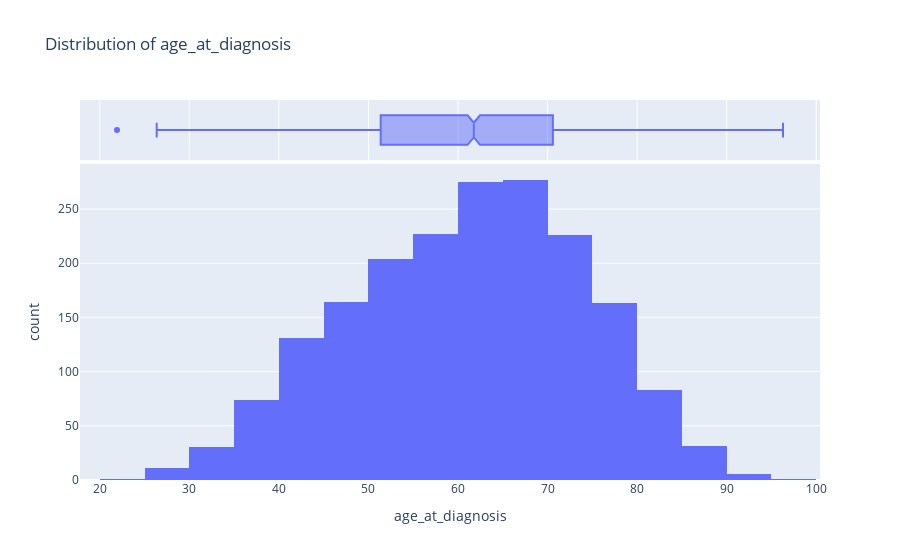
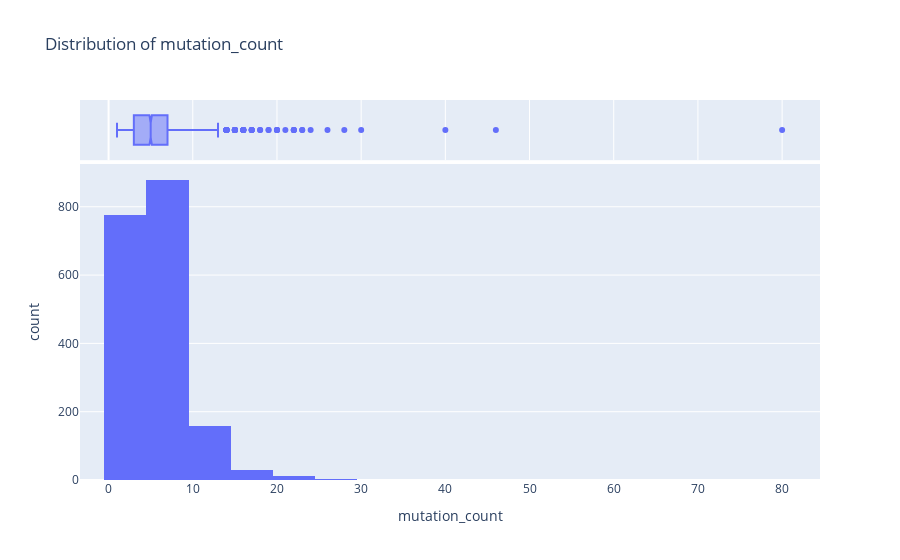
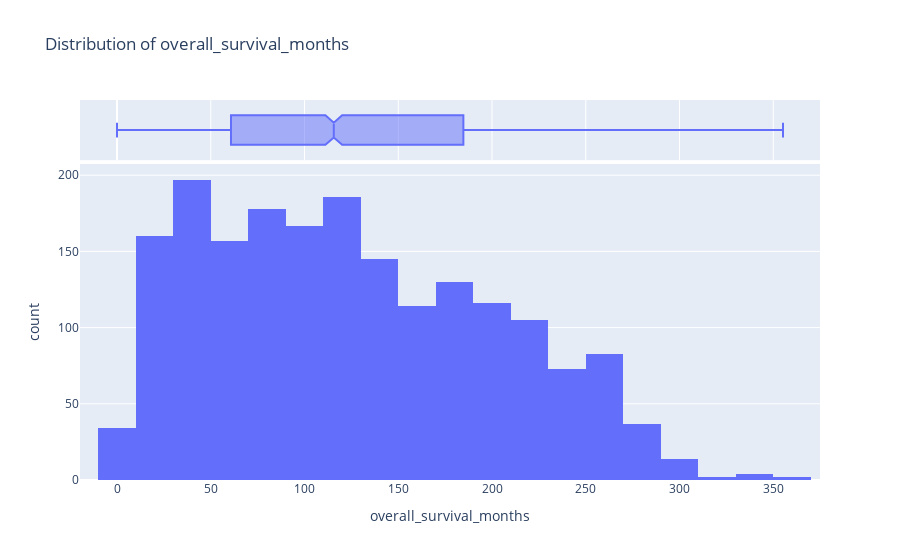

Source (notebook cell) for these figures, in order:
### Code cell
# Histograms and KDE plots for key numerical variables
num_cols = ["age_at_diagnosis", "mutation_count", "overall_survival_months"]

fig, axes = plt.subplots(3, 2, figsize=(12, 12))
axes = axes.flatten()

for i, col in enumerate(num_cols):
    sns.histplot(df[col], bins=30, kde=True, ax=axes[i*2], color="blue")
    axes[i*2].set_title(f"Histogram of {col}")
    
    sns.boxplot(x=df[col], ax=axes[i*2 + 1], color="red")
    axes[i*2 + 1].set_title(f"Boxplot of {col}")

plt.tight_layout()
plt.show()

# Interactive Histograms using Plotly
for col in num_cols:
    fig = px.histogram(df, x=col, nbins=30, title=f"Distribution of {col}", marginal="box")
    fig.show()

### Figure 1 — Plotly figure (JSON) as saved in the notebook; plotly's stock layout.template omitted (floating-point values rounded to 4 significant figures; data arrays with more than 128 entries replaced by an {"elided": "..."} marker saying what was removed)
{"data": [{"alignmentgroup": "True", "bingroup": "x", "hovertemplate": "age_at_diagnosis=%{x}<br>count=%{y}<extra></extra>", "legendgroup": "", "marker": {"color": "#636efa", "pattern": {"shape": ""}}, "name": "", "nbinsx": 30, "offsetgroup": "", "orientation": "v", "showlegend": false, "type": "histogram", "x": {"elided": "1904 float values"}, "xaxis": "x", "yaxis": "y"}, {"alignmentgroup": "True", "hovertemplate": "age_at_diagnosis=%{x}<extra></extra>", "legendgroup": "", "marker": {"color": "#636efa"}, "name": "", "notched": true, "offsetgroup": "", "showlegend": false, "type": "box", "x": {"elided": "1904 float values"}, "xaxis": "x2", "yaxis": "y2"}], "layout": {"barmode": "relative", "legend": {"tracegroupgap": 0}, "title": {"text": "Distribution of age_at_diagnosis"}, "xaxis": {"anchor": "y", "domain": [0, 1], "title": {"text": "age_at_diagnosis"}}, "xaxis2": {"anchor": "y2", "domain": [0, 1], "matches": "x", "showgrid": true, "showticklabels": false}, "yaxis": {"anchor": "x", "domain": [0, 0.8316], "title": {"text": "count"}}, "yaxis2": {"anchor": "x2", "domain": [0.8416, 1], "matches": "y2", "showgrid": false, "showline": false, "showticklabels": false, "ticks": ""}}}

### Figure 2 — Plotly figure (JSON) as saved in the notebook; plotly's stock layout.template omitted (floating-point values rounded to 4 significant figures; data arrays with more than 128 entries replaced by an {"elided": "..."} marker saying what was removed)
{"data": [{"alignmentgroup": "True", "bingroup": "x", "hovertemplate": "mutation_count=%{x}<br>count=%{y}<extra></extra>", "legendgroup": "", "marker": {"color": "#636efa", "pattern": {"shape": ""}}, "name": "", "nbinsx": 30, "offsetgroup": "", "orientation": "v", "showlegend": false, "type": "histogram", "x": {"elided": "1904 int values"}, "xaxis": "x", "yaxis": "y"}, {"alignmentgroup": "True", "hovertemplate": "mutation_count=%{x}<extra></extra>", "legendgroup": "", "marker": {"color": "#636efa"}, "name": "", "notched": true, "offsetgroup": "", "showlegend": false, "type": "box", "x": {"elided": "1904 int values"}, "xaxis": "x2", "yaxis": "y2"}], "layout": {"barmode": "relative", "legend": {"tracegroupgap": 0}, "title": {"text": "Distribution of mutation_count"}, "xaxis": {"anchor": "y", "domain": [0, 1], "title": {"text": "mutation_count"}}, "xaxis2": {"anchor": "y2", "domain": [0, 1], "matches": "x", "showgrid": true, "showticklabels": false}, "yaxis": {"anchor": "x", "domain": [0, 0.8316], "title": {"text": "count"}}, "yaxis2": {"anchor": "x2", "domain": [0.8416, 1], "matches": "y2", "showgrid": false, "showline": false, "showticklabels": false, "ticks": ""}}}

### Figure 3 — Plotly figure (JSON) as saved in the notebook; plotly's stock layout.template omitted (floating-point values rounded to 4 significant figures; data arrays with more than 128 entries replaced by an {"elided": "..."} marker saying what was removed)
{"data": [{"alignmentgroup": "True", "bingroup": "x", "hovertemplate": "overall_survival_months=%{x}<br>count=%{y}<extra></extra>", "legendgroup": "", "marker": {"color": "#636efa", "pattern": {"shape": ""}}, "name": "", "nbinsx": 30, "offsetgroup": "", "orientation": "v", "showlegend": false, "type": "histogram", "x": {"elided": "1904 float values"}, "xaxis": "x", "yaxis": "y"}, {"alignmentgroup": "True", "hovertemplate": "overall_survival_months=%{x}<extra></extra>", "legendgroup": "", "marker": {"color": "#636efa"}, "name": "", "notched": true, "offsetgroup": "", "showlegend": false, "type": "box", "x": {"elided": "1904 float values"}, "xaxis": "x2", "yaxis": "y2"}], "layout": {"barmode": "relative", "legend": {"tracegroupgap": 0}, "title": {"text": "Distribution of overall_survival_months"}, "xaxis": {"anchor": "y", "domain": [0, 1], "title": {"text": "overall_survival_months"}}, "xaxis2": {"anchor": "y2", "domain": [0, 1], "matches": "x", "showgrid": true, "showticklabels": false}, "yaxis": {"anchor": "x", "domain": [0, 0.8316], "title": {"text": "count"}}, "yaxis2": {"anchor": "x2", "domain": [0.8416, 1], "matches": "y2", "showgrid": false, "showline": false, "showticklabels": false, "ticks": ""}}}
